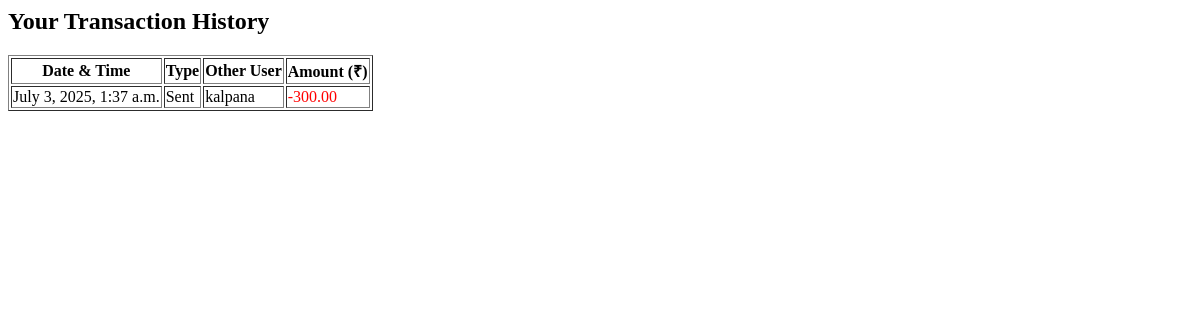
Before: /transactions/ (signed in) with the older database file.
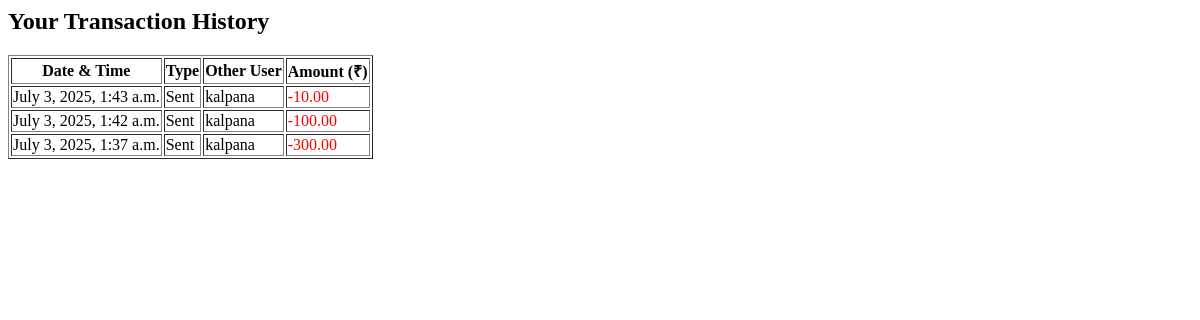
After: the same page with the newer database file.
### myapp/models.py (models this page shows, shortened)
class Transaction(models.Model):
    sender = models.ForeignKey(User, on_delete=models.CASCADE, related_name='sent_transactions')
    receiver = models.ForeignKey(User, on_delete=models.CASCADE, related_name='received_transactions')
    amount = models.DecimalField(max_digits=12, decimal_places=2)
    timestamp = models.DateTimeField(auto_now_add=True)

class User(AbstractUser):
    is_customer = models.BooleanField(default=True)
    is_admin = models.BooleanField(default=False)

### myapp/views.py (the view)
# urls.py: path('transactions/', views.transaction_history, name='transaction_history'),
@login_required
def transaction_history(request):
    user = request.user
    sent = Transaction.objects.filter(sender=user)
    received = Transaction.objects.filter(receiver=user)
    transactions = sent.union(received).order_by('-timestamp')
    return render(request, 'transaction_history.html', {'transactions': transactions})

### templates/transaction_history.html
<h2>Your Transaction History</h2>
<table border="1">
    <thead>
        <tr>
            <th>Date & Time</th>
            <th>Type</th>
            <th>Other User</th>
            <th>Amount (₹)</th>
        </tr>
    </thead>
    <tbody>
        {% for tx in transactions %}
            <tr>
                <td>{{ tx.timestamp }}</td>
                {% if tx.sender == request.user %}
                    <td>Sent</td>
                    <td>{{ tx.receiver.username }}</td>
                    <td style="color: red;">-{{ tx.amount }}</td>
                {% else %}
                    <td>Received</td>
                    <td>{{ tx.sender.username }}</td>
                    <td style="color: green;">+{{ tx.amount }}</td>
                {% endif %}
            </tr>
        {% empty %}
            <tr><td colspan="4">No transactions yet.</td></tr>
        {% endfor %}
    </tbody>
</table>

Changed rows visible on the page:
added Transaction: timestamp "July 3, 2025, 1:43 a.m.", receiver.username "kalpana", amount "10.00"
added Transaction: timestamp "July 3, 2025, 1:42 a.m.", receiver.username "kalpana", amount "100.00"
